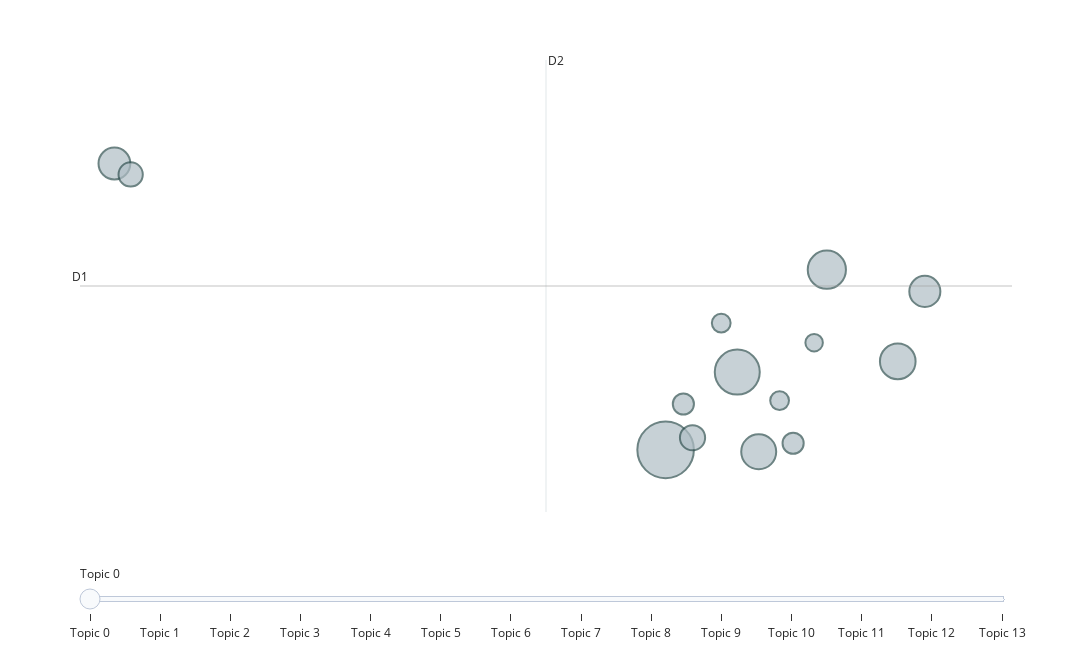

This figure's notebook cell:
### Markdown cell above
### Inter-topic Distance Map

### Code cell
topic_model.visualize_topics(
    custom_labels=True,
    title='',
    width=1200,
)

### Figure 1 — Plotly figure (JSON) as saved in the notebook; plotly's stock layout.template omitted (floating-point values rounded to 4 significant figures)
{"data": [{"customdata": [[0, "Addressing Homelessness with Occupational Taxes", 136], [1, "Improving Traffic Flow", 86], [2, "No to Fairness Ordinance", 52], [3, "College Campus Improvements", 43], [4, "Improving City Planning and Zoning", 62], [5, "Opioid Epidemic and Healthcare", 27], [6, "Public School Funding and Accountability", 54], [7, "Community Enrichment Hub", 41], [8, "Pedestrian-Friendly Infrastructure", 25], [9, "Enhancing Community Safety and Tourism", 19], [10, "Internet Choices and Competition", 19], [11, "Marijuana Legalization", 15], [12, "Enhancing Recycling and Waste Management", 15], [13, "Improved Transit Services", 13]], "hovertemplate": "<b>Topic %{customdata[0]}</b><br>%{customdata[1]}<br>Size: %{customdata[2]}", "legendgroup": "", "marker": {"color": "#B0BEC5", "line": {"color": "DarkSlateGrey", "width": 2}, "size": [136, 86, 52, 43, 62, 27, 54, 41, 25, 19, 19, 15, 15, 13], "sizemode": "area", "sizeref": 0.085, "symbol": "circle"}, "mode": "markers", "name": "", "orientation": "v", "showlegend": false, "type": "scatter", "x": [4.325, 5.288, 5.576, -3.083, 6.491, 4.686, 7.444, 7.808, -2.864, 6.038, 4.563, 5.856, 5.072, 6.32], "xaxis": "x", "y": [8.086, 9.644, 8.049, 13.82, 11.69, 8.329, 9.858, 11.26, 13.6, 8.218, 9.004, 9.073, 10.63, 10.23], "yaxis": "y"}], "layout": {"annotations": [{"showarrow": false, "text": "D1", "x": -3.545, "y": 11.37, "yshift": 10}, {"showarrow": false, "text": "D2", "x": 2.717, "xshift": 10, "y": 15.9}], "height": 650, "hoverlabel": {"bgcolor": "white", "font": {"family": "Rockwell", "size": 16}}, "legend": {"itemsizing": "constant", "tracegroupgap": 0}, "margin": {"t": 60}, "shapes": [{"line": {"color": "#CFD8DC", "width": 2}, "type": "line", "x0": 2.717, "x1": 2.717, "y0": 6.841, "y1": 15.9}, {"line": {"color": "#9E9E9E", "width": 2}, "type": "line", "x0": -3.545, "x1": 8.98, "y0": 11.37, "y1": 11.37}], "sliders": [{"active": 0, "pad": {"t": 50}, "steps": [{"args": [{"marker.color": [["red", "#B0BEC5", "#B0BEC5", "#B0BEC5", "#B0BEC5", "#B0BEC5", "#B0BEC5", "#B0BEC5", "#B0BEC5", "#B0BEC5", "#B0BEC5", "#B0BEC5", "#B0BEC5", "#B0BEC5"]]}], "label": "Topic 0", "method": "update"}, {"args": [{"marker.color": [["#B0BEC5", "red", "#B0BEC5", "#B0BEC5", "#B0BEC5", "#B0BEC5", "#B0BEC5", "#B0BEC5", "#B0BEC5", "#B0BEC5", "#B0BEC5", "#B0BEC5", "#B0BEC5", "#B0BEC5"]]}], "label": "Topic 1", "method": "update"}, {"args": [{"marker.color": [["#B0BEC5", "#B0BEC5", "red", "#B0BEC5", "#B0BEC5", "#B0BEC5", "#B0BEC5", "#B0BEC5", "#B0BEC5", "#B0BEC5", "#B0BEC5", "#B0BEC5", "#B0BEC5", "#B0BEC5"]]}], "label": "Topic 2", "method": "update"}, {"args": [{"marker.color": [["#B0BEC5", "#B0BEC5", "#B0BEC5", "red", "#B0BEC5", "#B0BEC5", "#B0BEC5", "#B0BEC5", "#B0BEC5", "#B0BEC5", "#B0BEC5", "#B0BEC5", "#B0BEC5", "#B0BEC5"]]}], "label": "Topic 3", "method": "update"}, {"args": [{"marker.color": [["#B0BEC5", "#B0BEC5", "#B0BEC5", "#B0BEC5", "red", "#B0BEC5", "#B0BEC5", "#B0BEC5", "#B0BEC5", "#B0BEC5", "#B0BEC5", "#B0BEC5", "#B0BEC5", "#B0BEC5"]]}], "label": "Topic 4", "method": "update"}, {"args": [{"marker.color": [["#B0BEC5", "#B0BEC5", "#B0BEC5", "#B0BEC5", "#B0BEC5", "red", "#B0BEC5", "#B0BEC5", "#B0BEC5", "#B0BEC5", "#B0BEC5", "#B0BEC5", "#B0BEC5", "#B0BEC5"]]}], "label": "Topic 5", "method": "update"}, {"args": [{"marker.color": [["#B0BEC5", "#B0BEC5", "#B0BEC5", "#B0BEC5", "#B0BEC5", "#B0BEC5", "red", "#B0BEC5", "#B0BEC5", "#B0BEC5", "#B0BEC5", "#B0BEC5", "#B0BEC5", "#B0BEC5"]]}], "label": "Topic 6", "method": "update"}, {"args": [{"marker.color": [["#B0BEC5", "#B0BEC5", "#B0BEC5", "#B0BEC5", "#B0BEC5", "#B0BEC5", "#B0BEC5", "red", "#B0BEC5", "#B0BEC5", "#B0BEC5", "#B0BEC5", "#B0BEC5", "#B0BEC5"]]}], "label": "Topic 7", "method": "update"}, {"args": [{"marker.color": [["#B0BEC5", "#B0BEC5", "#B0BEC5", "#B0BEC5", "#B0BEC5", "#B0BEC5", "#B0BEC5", "#B0BEC5", "red", "#B0BEC5", "#B0BEC5", "#B0BEC5", "#B0BEC5", "#B0BEC5"]]}], "label": "Topic 8", "method": "update"}, {"args": [{"marker.color": [["#B0BEC5", "#B0BEC5", "#B0BEC5", "#B0BEC5", "#B0BEC5", "#B0BEC5", "#B0BEC5", "#B0BEC5", "#B0BEC5", "red", "#B0BEC5", "#B0BEC5", "#B0BEC5", "#B0BEC5"]]}], "label": "Topic 9", "method": "update"}, {"args": [{"marker.color": [["#B0BEC5", "#B0BEC5", "#B0BEC5", "#B0BEC5", "#B0BEC5", "#B0BEC5", "#B0BEC5", "#B0BEC5", "#B0BEC5", "#B0BEC5", "red", "#B0BEC5", "#B0BEC5", "#B0BEC5"]]}], "label": "Topic 10", "method": "update"}, {"args": [{"marker.color": [["#B0BEC5", "#B0BEC5", "#B0BEC5", "#B0BEC5", "#B0BEC5", "#B0BEC5", "#B0BEC5", "#B0BEC5", "#B0BEC5", "#B0BEC5", "#B0BEC5", "red", "#B0BEC5", "#B0BEC5"]]}], "label": "Topic 11", "method": "update"}, {"args": [{"marker.color": [["#B0BEC5", "#B0BEC5", "#B0BEC5", "#B0BEC5", "#B0BEC5", "#B0BEC5", "#B0BEC5", "#B0BEC5", "#B0BEC5", "#B0BEC5", "#B0BEC5", "#B0BEC5", "red", "#B0BEC5"]]}], "label": "Topic 12", "method": "update"}, {"args": [{"marker.color": [["#B0BEC5", "#B0BEC5", "#B0BEC5", "#B0BEC5", "#B0BEC5", "#B0BEC5", "#B0BEC5", "#B0BEC5", "#B0BEC5", "#B0BEC5", "#B0BEC5", "#B0BEC5", "#B0BEC5", "red"]]}], "label": "Topic 13", "method": "update"}]}], "title": {"font": {"color": "Black", "size": 22}, "text": "", "x": 0.5, "xanchor": "center", "y": 0.95, "yanchor": "top"}, "width": 1200, "xaxis": {"anchor": "y", "domain": [0, 1], "range": [-3.545, 8.98], "title": {"text": ""}, "visible": false}, "yaxis": {"anchor": "x", "domain": [0, 1], "range": [6.841, 15.9], "title": {"text": ""}, "visible": false}}}
